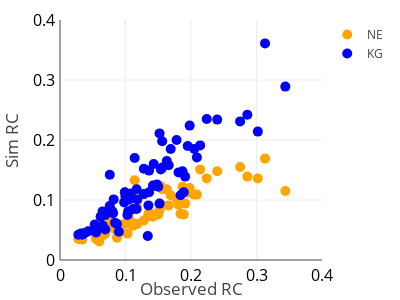
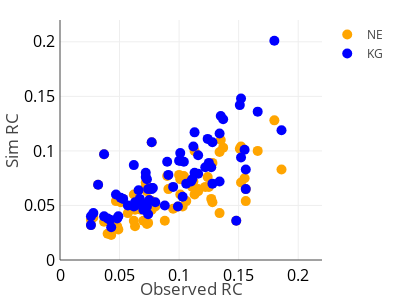

Notebook cell for these charts, in order:
### Code cell
RCobs = [np.around(RCmean, decimals=3), np.around(RCmean, decimals=3)]
RCsim = [np.around(RCbestNEMean, decimals=3), np.around(RCbestKGMean, decimals=3)]
Color = ['orange','blue']
Texto = [['%.1f'%i for i in NEval], ['%.1f'%i for i in KGval]]
Nombres = ['NE', 'KG']

div, fig = Scatter(RCobs, RCsim, Color = Color,multiple=True, width=400, height=300, rangoX=[0, 0.4], 
    rangoY = [0,0.4],size=10, xLabel='Observed RC', yLabel = 'Sim RC', Texto = Texto, Nombres = Nombres)

RCobs = [np.around(RCstd, decimals=3), np.around(RCstd, decimals=3)]
RCsim = [np.around(RCbestNEStd, decimals=3), np.around(RCbestKGStd, decimals=3)]


div, fig = Scatter(RCobs, RCsim, Color = Color,multiple=True, width=400, height=300, rangoX=[0, 0.22], 
    rangoY = [0,0.22],size=10, xLabel='Observed RC', yLabel = 'Sim RC', Texto = Texto, Nombres = Nombres)
